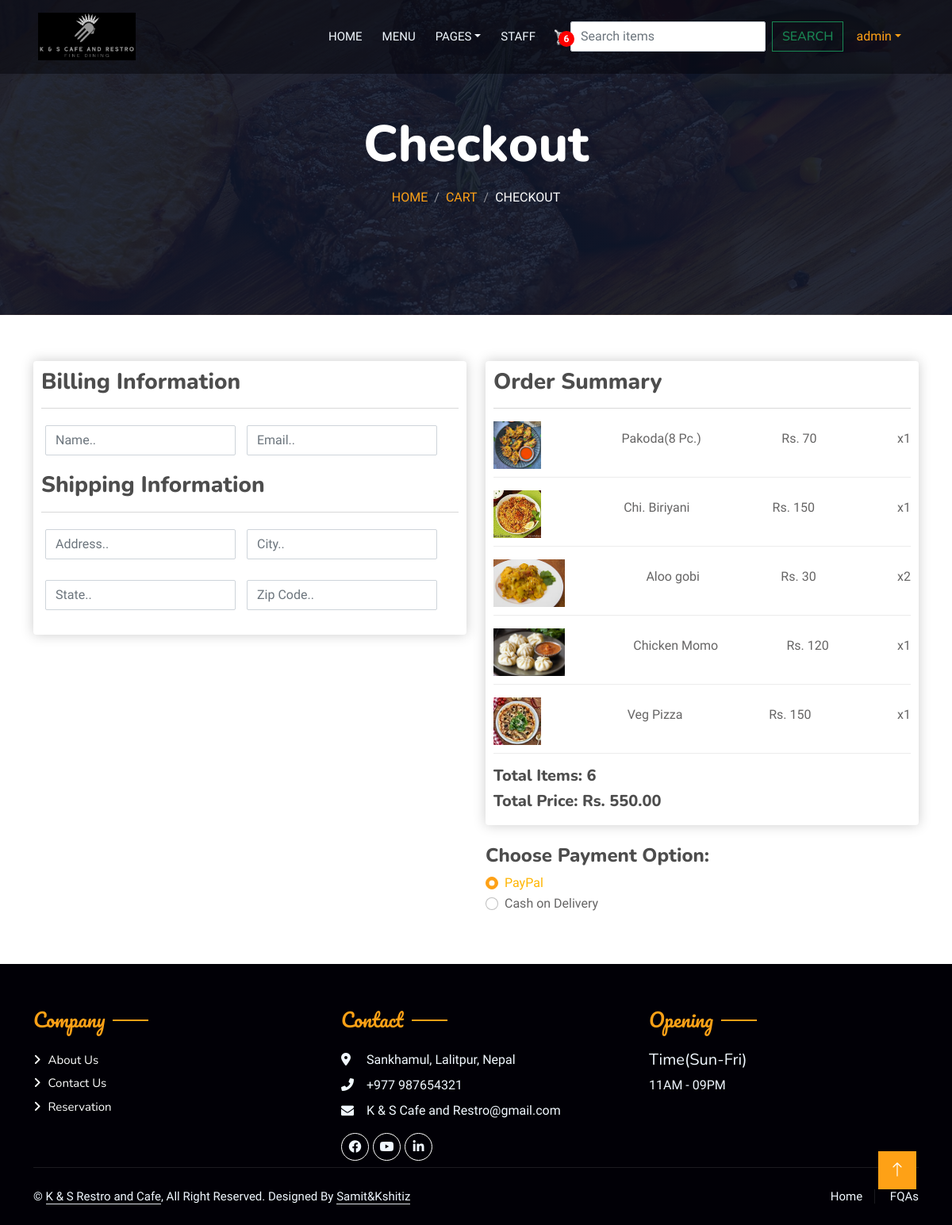
The page /checkout/ (signed in) on the database as committed earlier.
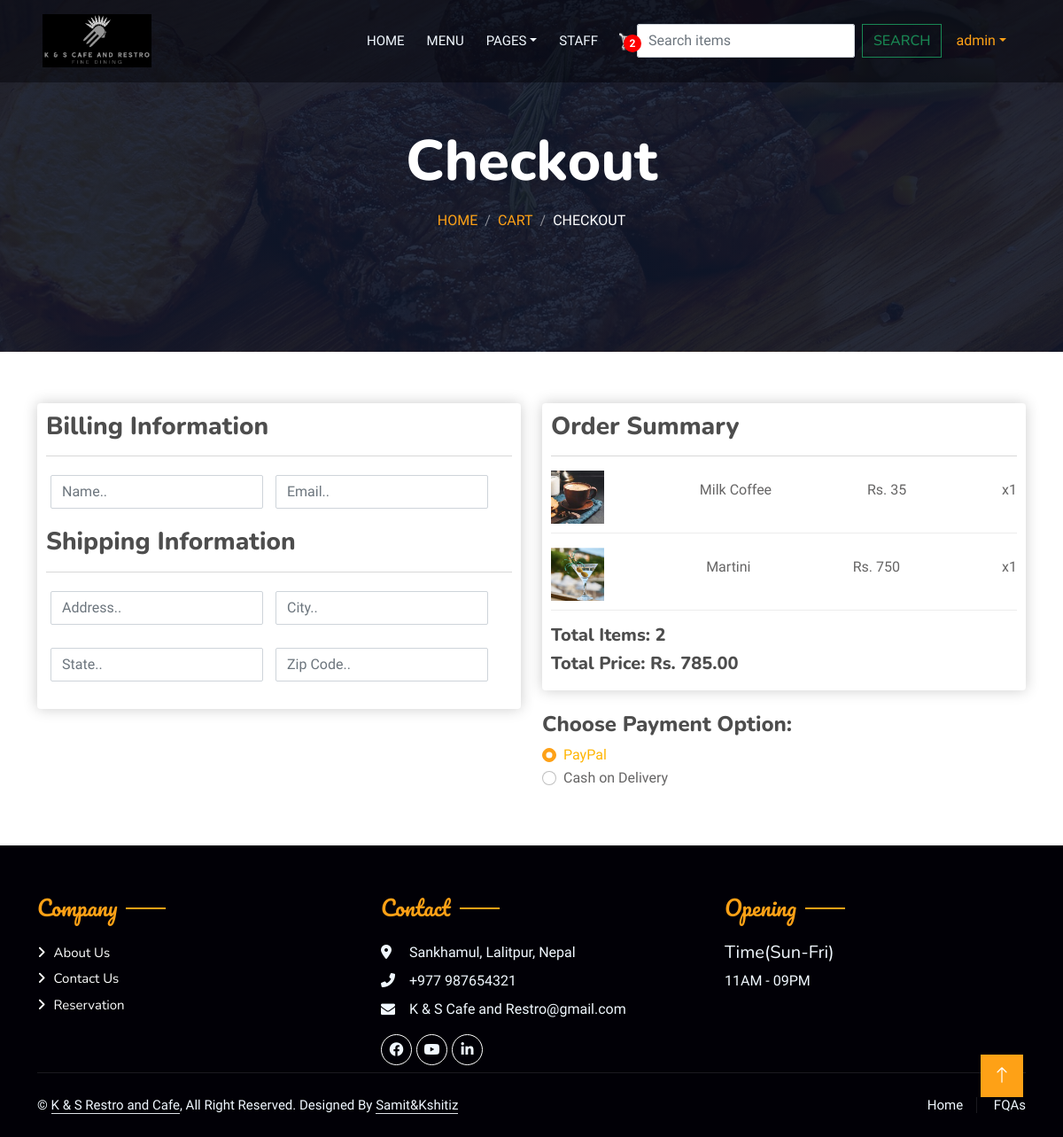
The same page on the database as committed later.
### home/models.py (models this page shows, shortened)
class OrderItem(models.Model):
    user = models.OneToOneField(User, null=True, blank=True, on_delete=models.CASCADE)
    product = models.ForeignKey(Items, on_delete=models.SET_NULL, blank=True, null=True)
    order = models.ForeignKey(Order, on_delete=models.SET_NULL, null=True, blank=True)
    quantity = models.IntegerField(default=0, null=True, blank=True)
    date_added = models.DateTimeField(auto_now_add=True)
    @property
    def get_total(self):
        return self.quantity * self.product.price

class Items(models.Model):
    CATEGORY_CHOICES = [
        ('Food', 'Food'),
        ('Drinks', 'Drinks'),
    ]
    name = models.CharField(max_length=20)
    price = models.IntegerField()
    image = models.ImageField(null=True, blank=True, upload_to="images/")
    digital = models.BooleanField(default=False)
    date_added = models.DateTimeField(auto_now_add=True, null=True)
    category = models.CharField(max_length=10, choices=CATEGORY_CHOICES, default='Food')  # New field

class Order(models.Model):
    customer = models.ForeignKey(Customer, on_delete=models.SET_NULL, null=True, blank=True)
    date_ordered = models.DateTimeField(auto_now_add=True)
    complete = models.BooleanField(default=False)
    transaction_id = models.CharField(max_length=100, null=True)
    @property
    def get_cart_total(self):
        order_items = self.orderitem_set.all()
        total = sum(item.get_total for item in order_items)
        return total
    @property
    def get_cart_items(self):
        order_items = self.orderitem_set.all()
        total = sum(item.quantity for item in order_items)
        return total

### home/views.py (the view)
# urls.py: path("checkout/", checkout, name="checkout"),
@login_required(login_url='login')
def checkout(request):
    if request.user.is_authenticated:
        try:
            customer = request.user.customer
        except ObjectDoesNotExist:
            messages.error(request, "Customer account not found. Please contact support or register.")
            return redirect('some_existing_view')  # Redirect to a relevant view
        order, created = Order.objects.get_or_create(customer=customer, complete=False)
        items = order.orderitem_set.all()
        cart_items = order.get_cart_items
    else:
        items, order, cart_items = get_cart_items_from_cookie(request)
    context = {"items": items, "order": order, "cart_items": cart_items}
    return render(request, 'checkout.html', context)

### templates/checkout.html (shortened to what this page needs)
{% extends 'base.html' %} {% load static %} {% block myblock %}
<div class="container-xxl py-5 bg-dark hero-header mb-5">
  <div class="container text-center my-5 pt-5 pb-4">
    <h1 class="display-3 text-white mb-3 animated slideInDown">Checkout</h1>
    <nav aria-label="breadcrumb">
      <ol class="breadcrumb justify-content-center text-uppercase">
        <li class="breadcrumb-item"><a href="{% url 'home' %}">Home</a></li>
        <li class="breadcrumb-item"><a href="{% url 'cart' %}">Cart</a></li>
        <li class="breadcrumb-item text-white active" aria-current="page">
          Checkout
        </li>
      </ol>
    </nav>
  </div>
</div>
<div class="container my-5">
  <div class="row">
    <div class="col-lg-6">
      <div class="box-element" id="form-wrapper">
        <form id="form">
          <div id="user-info">
            <h3>Billing Information</h3>
            <hr />
            <div class="form-field mb-3">
              <input
                required
                class="form-control"
                type="text"
                name="name"
                placeholder="Name.."
              />
            </div>
            <div class="form-field mb-3">
              <input
                required
                class="form-control"
                type="email"
                name="email"
                placeholder="Email.."
              />
            </div>
          </div>
          <div id="shipping-info">
            <h3>Shipping Information</h3>
            <hr />
            <div class="form-field mb-3">
              <input
                class="form-control"
                type="text"
                name="address"
                placeholder="Address.."
              />
            </div>
            <div class="form-field mb-3">
              <input
                class="form-control"
                type="text"
                name="city"
                placeholder="City.."
              />
            </div>
            <div class="form-field mb-3">
              <input
                class="form-control"
                type="text"
                name="state"
                placeholder="State.."
              />
            </div>
            <div class="form-field mb-3">
              <input
                class="form-control"
                type="text"
                name="zipcode"
                placeholder="Zip Code.."
              />
            </div>
          </div>
        </form>
      </div>
    </div>
    <div class="col-lg-6">
      <div class="box-element">
        <h3>Order Summary</h3>
        <hr />
        {% for item in items %}
        <div
          class="cart-row d-flex justify-content-between align-items-center mb-3"
        >
          <div>
            <img
              src="{{ item.product.image.url }}"
              alt="{{ item.product.name }}"
              style="height: 60px"
            />
          </div>
          <div><p>{{ item.product.name }}</p></div>
          <div><p>Rs. {{ item.product.price }}</p></div>
          <div><p>x{{ item.quantity }}</p></div>
        </div>
        {% endfor %}
        <h5>Total Items: {{ order.get_cart_items }}</h5>
        <h5>Total Price: Rs. {{ order.get_cart_total|floatformat:2 }}</h5>
      </div>
      <div class="payment-options mt-4">
        <h4>Choose Payment Option:</h4>
        <div class="form-check">
          <input
            class="form-check-input"
            type="radio"
            name="paymentOption"
            id="paypalOption"
            value="PayPal"
            checked
          />
          <label class="form-check-label" for="paypalOption">PayPal</label>
        </div>
        <div class="form-check">
          <input
            class="form-check-input"
            type="radio"
            name="paymentOption"
            id="codOption"
            value="COD"
          />
          <label class="form-check-label" for="codOption"
            >Cash on Delivery</label
          >
        </div>
      </div>
    </div>
  </div>
</div>
{% endblock %}

### templates/base.html (shortened to what the changed rows need)
<!DOCTYPE html>
{% load static %}
<html lang="en">
  <head>
    <link
      rel="stylesheet"
      href="https://cdn.jsdelivr.net/npm/bootstrap-icons@1.10.5/font/bootstrap-icons.css"
    />
    <link
      href="https://cdnjs.cloudflare.com/ajax/libs/font-awesome/5.10.0/css/all.min.css"
      rel="stylesheet"
    />
    <link
      rel="stylesheet"
      href="https://cdnjs.cloudflare.com/ajax/libs/font-awesome/6.0.0-beta3/css/all.min.css"
    />
    <link href="{% static 'lib/animate/animate.min.css' %}" rel="stylesheet" />
    <link
      href="{% static 'lib/owlcarousel/assets/owl.carousel.min.css' %}"
      rel="stylesheet"
    />
    <link
      href="{% static 'lib/tempusdominus/css/tempusdominus-bootstrap-4.min.css' %}"
      rel="stylesheet"
    />
    <link
      href="{% static 'css/bootstrap.min.css' %}"
      type="text/css"
      rel="stylesheet"
    />
    <link
      href="{% static 'css/style.css' %}"
      type="text/css"
      rel="stylesheet"
    />
    <link href="{% static 'css/main.css' %}" type="text/css" rel="stylesheet" />
    <link
      href="{% static 'css/custom.css' %}"
      type="text/css"
      rel="stylesheet"
    />
    <link
      rel="stylesheet"
      href="https://cdnjs.cloudflare.com/ajax/libs/font-awesome/4.7.0/css/font-awesome.min.css"
    />
  </head>
  <body>
    <div class="container-xxl bg-white p-0">
      <div class="container-xxl position-relative p-0">
        <nav
          class="navbar navbar-expand-lg navbar-dark bg-dark px-4 px-lg-5 py-3 py-lg-0"
        >
          <div class="collapse navbar-collapse" id="navbarCollapse">
            <a
              href="{% url 'cart' %}"
              style="position: relative; display: inline-block"
            >
              <p id="cart-total">{{ cart_items }}</p>
            </a>
          </div>
        </nav>
      </div>
      {% block myblock %} {% endblock %}
    </div>
  </body>
</html>

Rows that differ between the two databases and show on the page:
removed OrderItem: product.image (picture), product.name "Pakoda(8 Pc.)", product.price "70", quantity "1"
removed OrderItem: product.image (picture), product.name "Chi. Biriyani", product.price "150", quantity "1"
removed OrderItem: product.image (picture), product.name "Aloo gobi", product.price "30", quantity "2"
removed OrderItem: product.image (picture), product.name "Chicken Momo", product.price "120", quantity "1"
removed OrderItem: product.image (picture), product.name "Veg Pizza", product.price "150", quantity "1"
added OrderItem: product.image (picture), product.name "Milk Coffee", product.price "35", quantity "1"
added OrderItem: product.image (picture), product.name "Martini", product.price "750", quantity "1"
computed for Order: get_cart_items "6" → "2"; get_cart_total "550.00" → "785.00"
Other text that changed with them:
{{ cart_items }}: "6" → "2"
